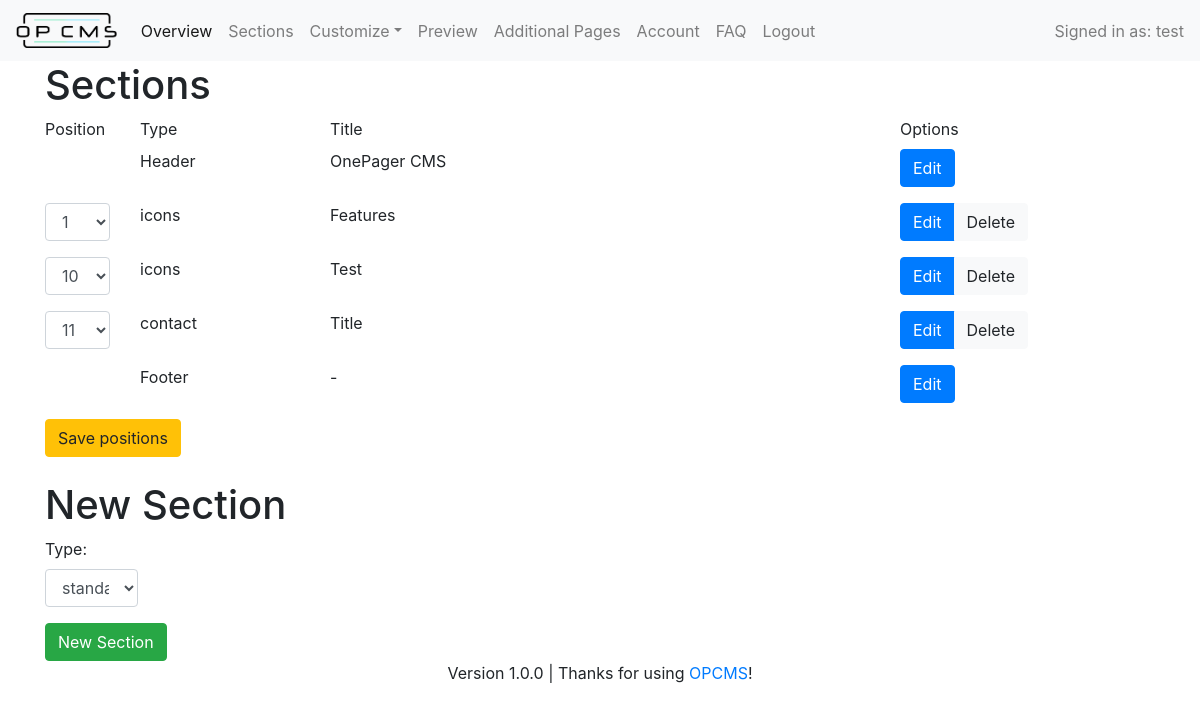
The page /core/sections.php (signed in) on the database its author committed.
### tables this page shows
CREATE TABLE header
(
    specialid int PRIMARY KEY,
    mutedtitle TEXT,
    title TEXT
);

CREATE TABLE sections
(
    id int PRIMARY KEY,
    type VARCHAR(255) NOT NULL,
    specialid int NOT NULL
, position int NULL);

CREATE TABLE icons
(
  specialid int PRIMARY KEY,
  position int NOT NULL,
  sectiontype VARCHAR(255) NOT NULL,
  title VARCHAR NOT NULL,
  mutedtitle VARCHAR NOT NULL,
  date TEXT NOT NULL,

  iconone VARCHAR (255) NOT NULL,
  icontwo VARCHAR (255) NOT NULL,
  iconthree VARCHAR (255),
  iconfour VARCHAR (255),
  iconfive VARCHAR (255),
  iconsix VARCHAR (255),
  iconseven VARCHAR (255),
  iconeight VARCHAR (255),

  iconheadlineone VARCHAR (255) NOT NULL,
  iconheadlinetwo VARCHAR (255) NOT NULL,
  iconheadlinethree VARCHAR (255),
  iconheadlinefour VARCHAR (255),
  iconheadlinefive VARCHAR (255),
  iconheadlinesix VARCHAR (255),
  iconheadlineseven VARCHAR (255),
  iconheadlineeight VARCHAR (255),

  icontextone TEXT NOT NULL,
  icontexttwo TEXT NOT NULL,
  icontextthree TEXT,
  icontextfour TEXT,
  icontextfive TEXT,
  icontextsix TEXT,
  icontextseven TEXT,
  icontexteight TEXT
);

CREATE TABLE contact
(
  specialid int PRIMARY KEY,
  position int NOT NULL,
  sectiontype VARCHAR(255) NOT NULL,
  title VARCHAR NOT NULL,
  mutedtitle VARCHAR NOT NULL,
  text TEXT NOT NULL,
  date TEXT NOT NULL,
  name BOOLEAN,
  email BOOLEAN,
  message BOOLEAN,
  captcha BOOLEAN
);

### database/connect.php (called while the page is built, shortened)
<?php
$datenbank = "../database/SQLiteDatabase.db";
?>

### database/SQLHeaderActions.php (called while the page is built, shortened)
<?php
class SQLHeaderActions
{
    public function getHeaderTitle()
    {
        include '../database/connect.php';
        try {
            $seltitle = $db->prepare("SELECT title FROM header WHERE specialid = :specialid;");
            $seltitle->bindValue(':specialid', 0);
            $seltitle->execute();
            $title = $seltitle->fetch();
            return $title['title'];
        } catch (Exception $exception) {
            echo 'Something went wrong: ' . $exception->getMessage();
        }
    }
}

### database/SQLSectionActions.php (called while the page is built, shortened)
<?php
include "../database/Standard.php";
include "../database/Icons.php";
include "../database/Contact.php";
class SQLSectionActions implements ISectionActions
{
    public function getAllSections()
    {
        $secation_array = array();
        include '../database/connect.php';
        $prepare = $db->prepare('select * from sections order by position');
        $prepare->execute();
        $r = $prepare->fetchAll();
        for ($i = 0; $i < sizeof($r); $i++) {
            if($r[$i][1] == "icons"){
                $selection = $this->getEntryFromIconsTable($r[$i][2]);
                $iconArray = array(
                    $selection[0][6],
                    $selection[0][7],
                    $selection[0][8],
                    $selection[0][9],
                    $selection[0][10],
                    $selection[0][11],
                    $selection[0][12],
                    $selection[0][13],
                );
                $iconHeadlineArray = array(
                    $selection[0][14],
                    $selection[0][15],
                    $selection[0][16],
                    $selection[0][17],
                    $selection[0][18],
                    $selection[0][19],
                    $selection[0][20],
                    $selection[0][21],
                );
                $iconTextArray = array(
                    $selection[0][22],
                    $selection[0][23],
                    $selection[0][24],
                    $selection[0][25],
                    $selection[0][26],
                    $selection[0][27],
                    $selection[0][28],
                    $selection[0][29],
                );
                $superid = $this->getSuperIDForIconsEntry($selection[0]['specialid']);
                $icons = new Icons($selection[0][0], $selection[0][1], $selection[0][2], $selection[0][3], $selection[0][4], $selection[0][5], $iconArray, $iconHeadlineArray, $iconTextArray, $superid[0]['id']);
                array_push($secation_array, $icons);
            }
            if($r[$i][1] == "contact"){
                $prepstandard = $db->prepare('select * from contact where specialid=:specialid');
                $prepstandard->bindValue(':specialid', $r[$i][2]);
                $prepstandard->execute();
                $selection = $prepstandard->fetchAll();
                $superid = $this->getSuperIDForContactEntry($selection[0]['specialid']);
                $contact = new Contact($selection[0][0], $selection[0][1], $selection[0][2], $selection[0][3], $selection[0][4], $selection[0][5], $selection[0][6], $selection[0][7], $selection[0][8], $selection[0][9], $selection[0][10], $superid[0]['id']);
                array_push($secation_array, $contact);
            }
        }
        return $secation_array;
    }
    private function getSuperIDForIconsEntry($sid){
        include '../database/connect.php';
        $prepstandard = $db->prepare('select id from sections where specialid=:specialid AND type=:type');
        $prepstandard->bindValue(':specialid', $sid);
        $prepstandard->bindValue(':type', 'icons');
        $prepstandard->execute();
        $selection = $prepstandard->fetchAll();
        return $selection;
    }
    private function getSuperIDForContactEntry($sid){
        include '../database/connect.php';
        $prepstandard = $db->prepare('select id from sections where specialid=:specialid AND type=:type');
        $prepstandard->bindValue(':specialid', $sid);
        $prepstandard->bindValue(':type', 'contact');
        $prepstandard->execute();
        $selection = $prepstandard->fetchAll();
        return $selection;
    }
    private function getEntryFromIconsTable($sid){
        include '../database/connect.php';
        $prepstandard = $db->prepare('select * from icons where specialid=:specialid');
        $prepstandard->bindValue(':specialid', $sid);
        $prepstandard->execute();
        $selection = $prepstandard->fetchAll();
        return $selection;
    }
}

### database/Icons.php (called while the page is built, shortened)
<?php
class Icons
{
    private $position;
    private $type;
    private $title;
    private $superid;
    public function __construct($id, $position, $type, $title, $mutedtitle, $date, array $icons, array $iconHeadline, array $iconTexts, $superid)
    {
        $this->position = $position;
        $this->type = $type;
        $this->title = $title;
        $this->superid = $superid;
    }
    public function getPosition()
    {
        return $this->position;
    }
    public function getType()
    {
        return $this->type;
    }
    public function getTitle()
    {
        return $this->title;
    }
    public function getSuperid()
    {
        return $this->superid;
    }
}

### database/Contact.php (called while the page is built, shortened)
<?php
class Contact
{
    private $position;
    private $type;
    private $title;
    private $superid;
    public function __construct($id, $position, $type, $title, $mutedtitle, $text, $date, $name, $email, $message, $captcha, $superid)
    {
        $this->position = $position;
        $this->type = $type;
        $this->title = $title;
        $this->superid = $superid;
    }
    public function getPosition()
    {
        return $this->position;
    }
    public function getType()
    {
        return $this->type;
    }
    public function getTitle()
    {
        return $this->title;
    }
    public function getSuperid()
    {
        return $this->superid;
    }
}

### core/sections.php (the view, shortened to what this page needs)
<!DOCTYPE html>
<html>
<?php require_once "inc/head.php"; ?>
<body>
<?php include_once "inc/header.php" ?>
<div class="container">
<?php
include "../database/SQLSectionActions.php";
include "../database/SQLHeaderActions.php";
$sectionactions = new SQLSectionActions();
$headeractions = new SQLHeaderActions();
$sections = $sectionactions->getAllSections();
?>
    <h1>Sections</h1>
    <div class="row">
        <div class="col-1">
            <label>Position</label>
        </div>
        <div class="col-2">
            <label>Type</label>
        </div>
        <div class="col">
            <label>Title</label>
        </div>
        <div class="col-3">
            <label>Options</label>
        </div>
    </div>
    <form method="post" action="../misc/positions.php">
        <div class="row pb-3">
            <div class="col-1">
            </div>
            <div class="col-2">
                Header
            </div>
            <div class="col">
                <?php echo $headeractions->getHeaderTitle(); ?>
            </div>
            <div class="col-3">
                <a href="../misc/header.php?action=Edit" class="btn btn-primary" role="button">Edit</a>
            </div>
        </div>
    <?php
for($i=0; sizeof($sections) > $i; $i++){
    echo'
  <div class="row">
    <div class="col-1">
     <div class="form-group">
      <select class="form-control" id="sel1">
        <option selected disabled>'. $sections[$i]->getPosition() . '</option>
      ';
        echo '
      </select>
      </div>
    </div>
    <div class="col-2">
      ' . $sections[$i]->getType() . '
    </div>
    <div class="col">
      ' . $sections[$i]->getTitle() . '
    </div>
    <div class="col-3">
<div class="btn-group">
      <a href="../misc/changesection.php?id=' . $sections[$i]->getSuperid() . '&action=Edit&type=' . $sections[$i]->getType() . '" class="btn btn-primary" role="button">Edit</a>
      <a href="../misc/changesection.php?id=' . $sections[$i]->getSuperid() . '&action=Delete&type=' . $sections[$i]->getType() . '" class="btn btn-light" role="button">Delete</a>
</div>
    </div>
  </div>
    ';
}
?>
        <div class="row pb-3">
            <div class="col-1">
            </div>
            <div class="col-2">
                Footer
            </div>
            <div class="col">
                -
            </div>
            <div class="col-3">
                <a href="../misc/footer.php?action=Edit" class="btn btn-primary" role="button">Edit</a>
            </div>
        </div>
        <input type="submit" name="action" value="Save positions" class="btn btn-warning">
    </form>
    <h1 class="mt-4">New Section</h1>
    <form action="../misc/newsection.php" method="post">
        <div class="form-group">
    <label for="types">Type:</label>
    <select class="form-control col-1" name="type" id="types">
        <option>standard</option>
    </select>
    </div>
    <input type="submit" name="action" value="New Section" class="btn btn-success">
    </form>
</div>
<?php include_once "inc/footer.php" ?>
</body>
</html>

### rows shown on the page
header: title "OnePager CMS"
sections: specialid "1", specialid.sectiontype "icons", specialid.title "Features", specialid.position "10", specialid.title "Test", specialid.position "11", specialid.sectiontype "contact", specialid.title "Title"

### other values the page prints
$userid "test"
